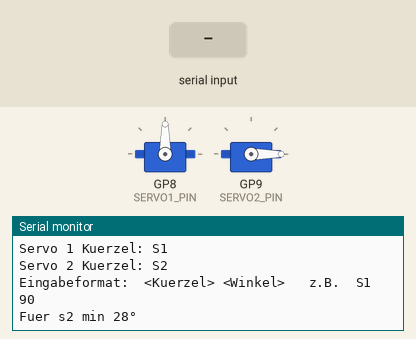
A program run on a simulated Raspberry Pi Pico. Shown: 2 × servo, the last lines printed to the serial monitor. Inputs (shaded band) come from the test bench.

Above: at 1.2 s.
1.3 s: "-\n" received over Serial
At 2.3 s:
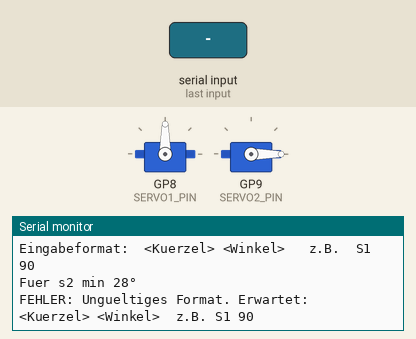
2.8 s: "90 45\n" received over Serial
At 3.4 s:
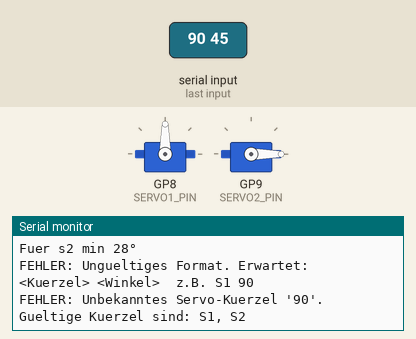

Measured:
- after the input at 1.3 s, the serial monitor: prints a new line at once (image 1)
- after the input at 2.8 s, the serial monitor: prints a new line at once (image 2)

The program:

main.cpp
```cpp
/*
 * ===================================================================
 *  Ansteuerung von 2x SG90 Servomotoren über die serielle Schnittstelle
 *  Board: Arduino Nano
 * ===================================================================
 *
 *  VERKABELUNG:
 *  -------------------------------------------------------------
 *  SG90 Servo 1:
 *    - Signal (orange)  -> Arduino Nano Pin D9
 *    - VCC    (rot)     -> Arduino Nano 5V (bei Bedarf externe 5V-Quelle nutzen)
 *    - GND    (braun)   -> Arduino Nano GND
 *
 *  SG90 Servo 2:
 *    - Signal (orange)  -> Arduino Nano Pin D10
 *    - VCC    (rot)     -> Arduino Nano 5V (bei Bedarf externe 5V-Quelle nutzen)
 *    - GND    (braun)   -> Arduino Nano GND
 *
 *  Hinweis: Werden beide Servos gleichzeitig stark belastet, empfiehlt
 *  sich eine externe 5V-Stromversorgung für die Servos (GND der externen
 *  Quelle unbedingt mit dem Arduino-GND verbinden = gemeinsame Masse!).
 *
 * -------------------------------------------------------------------
 *  BEDIENUNG ÜBER DEN SERIELLEN MONITOR (115200 Baud, "Newline" aktivieren):
 * -------------------------------------------------------------------
 *
 *  Eingabeformat:   <Kürzel><Leerzeichen><Winkel>
 *  Beispiele:
 *    S1 90        -> Servo 1 auf 90°
 *    S2 45        -> Servo 2 auf 45°
 *
 *  Die Kürzel "S1" und "S2" können unten in den globalen Variablen
 *  SERVO1_LABEL / SERVO2_LABEL frei angepasst werden (z.B. "A" und "B").
 *
 *  Ungültige Eingaben (falsches Kürzel, Winkel < 0 oder > 180, falsches
 *  Format) werden erkannt und mit einer Fehlermeldung quittiert, ohne
 *  dass der Servo bewegt wird.
 * ===================================================================
 */

#include <Arduino.h>
#include <Servo.h>

// --------------------------------------------------------------
// PIN-DEFINITIONEN
// --------------------------------------------------------------
const uint8_t SERVO1_PIN = 8;   // Signalleitung Servo 1 -> D9
const uint8_t SERVO2_PIN = 9;  // Signalleitung Servo 2 -> D10
int min_pulse_us = 500;
int max_pulse_us = 2400;

// --------------------------------------------------------------
// GLOBALE VARIABLEN: Kürzel für die Servos
// Hier können die Bezeichner frei angepasst werden, z.B. "A"/"B"
// oder "LINKS"/"RECHTS" etc.
// --------------------------------------------------------------
String SERVO1_LABEL = "S1";
String SERVO2_LABEL = "S2";

// --------------------------------------------------------------
// Grenzwerte für den Servo-Winkel
// --------------------------------------------------------------
const int WINKEL_MIN = 0;
const int WINKEL_MAX = 180;

// Servo-Objekte
Servo servo1;
Servo servo2;

// Puffer für eingehende serielle Daten
String eingabePuffer = "";

// --------------------------------------------------------------
// Funktionsprototypen
// --------------------------------------------------------------
void verarbeiteEingabe(String zeile);
bool istGueltigeZahl(const String &text);

void setup() {
  Serial.begin(115200);

  // Servos an die definierten Pins binden
  servo1.attach(SERVO1_PIN, min_pulse_us, max_pulse_us);
  servo2.attach(SERVO2_PIN, min_pulse_us, max_pulse_us);

  // Startposition (optional, hier Mittelstellung 90°)
  servo1.write(90);
  servo2.write(0);

  Serial.println(F("=== Servo-Steuerung bereit ==="));
  Serial.print(F("Servo 1 Kuerzel: "));
  Serial.println(SERVO1_LABEL);
  Serial.print(F("Servo 2 Kuerzel: "));
  Serial.println(SERVO2_LABEL);
  Serial.println(F("Eingabeformat:  <Kuerzel> <Winkel>   z.B.  S1 90"));
  Serial.println(F("Fuer s2 min 28°"));
}

void loop() {
  // Serielle Daten zeichenweise einlesen, bis ein Zeilenumbruch kommt
  while (Serial.available() > 0) {
    char eingehendesZeichen = (char)Serial.read();

    if (eingehendesZeichen == '\n') {
      eingabePuffer.trim();  // Leerzeichen/'\r' am Rand entfernen
      if (eingabePuffer.length() > 0) {
        verarbeiteEingabe(eingabePuffer);
      }
      eingabePuffer = "";  // Puffer für nächste Eingabe leeren
    } else if (eingehendesZeichen != '\r') {
      eingabePuffer += eingehendesZeichen;
    }
  }
}

// --------------------------------------------------------------
// Verarbeitet eine vollständige Eingabezeile im Format
// "<Kuerzel> <Winkel>", prüft auf Gültigkeit und bewegt den
// entsprechenden Servo.
// --------------------------------------------------------------
void verarbeiteEingabe(String zeile) {
  // Position des ersten Leerzeichens suchen (Trenner zwischen Kürzel und Winkel)
  int trennerIndex = zeile.indexOf(' ');

  if (trennerIndex == -1) {
    Serial.println(F("FEHLER: Ungueltiges Format. Erwartet: <Kuerzel> <Winkel>  z.B. S1 90"));
    return;
  }

  String kuerzel = zeile.substring(0, trennerIndex);
  String winkelText = zeile.substring(trennerIndex + 1);
  winkelText.trim();

  // Prüfen, ob der Winkel-Teil eine gültige (ganze) Zahl ist
  if (!istGueltigeZahl(winkelText)) {
    Serial.print(F("FEHLER: '"));
    Serial.print(winkelText);
    Serial.println(F("' ist keine gueltige Zahl fuer den Winkel."));
    return;
  }

  int winkel = winkelText.toInt();

  // Winkel-Bereich prüfen (0-180 Grad, Servo-Limit von SG90)
  if (winkel < WINKEL_MIN || winkel > WINKEL_MAX) {
    Serial.print(F("FEHLER: Winkel "));
    Serial.print(winkel);
    Serial.print(F(" ausserhalb des gueltigen Bereichs ("));
    Serial.print(WINKEL_MIN);
    Serial.print(F("-"));
    Serial.print(WINKEL_MAX);
    Serial.println(F(" Grad)."));
    return;
  }

  // Passenden Servo anhand des Kürzels auswählen
  if (kuerzel.equalsIgnoreCase(SERVO1_LABEL)) {
    servo1.write(winkel);
    Serial.print(SERVO1_LABEL);
    Serial.print(F(" -> Winkel auf "));
    Serial.print(winkel);
    Serial.println(F(" Grad gesetzt."));
  } else if (kuerzel.equalsIgnoreCase(SERVO2_LABEL)) {
    servo2.write(winkel);
    Serial.print(SERVO2_LABEL);
    Serial.print(F(" -> Winkel auf "));
    Serial.print(winkel);
    Serial.println(F(" Grad gesetzt."));
  } else {
    Serial.print(F("FEHLER: Unbekanntes Servo-Kuerzel '"));
    Serial.print(kuerzel);
    Serial.print(F("'. Gueltige Kuerzel sind: "));
    Serial.print(SERVO1_LABEL);
    Serial.print(F(", "));
    Serial.println(SERVO2_LABEL);
  }
}

// --------------------------------------------------------------
// Prüft, ob ein String eine gültige ganze Zahl darstellt
// (optional mit führendem '-', nur Ziffern danach, nicht leer).
// --------------------------------------------------------------
bool istGueltigeZahl(const String &text) {
  if (text.length() == 0) {
    return false;
  }

  size_t startIndex = 0;
  if (text[0] == '-') {
    startIndex = 1;
    if (text.length() == 1) {
      return false;  // nur "-" ist keine Zahl
    }
  }

  for (size_t i = startIndex; i < text.length(); i++) {
    if (!isDigit(text[i])) {
      return false;
    }
  }

  return true;
}
```
